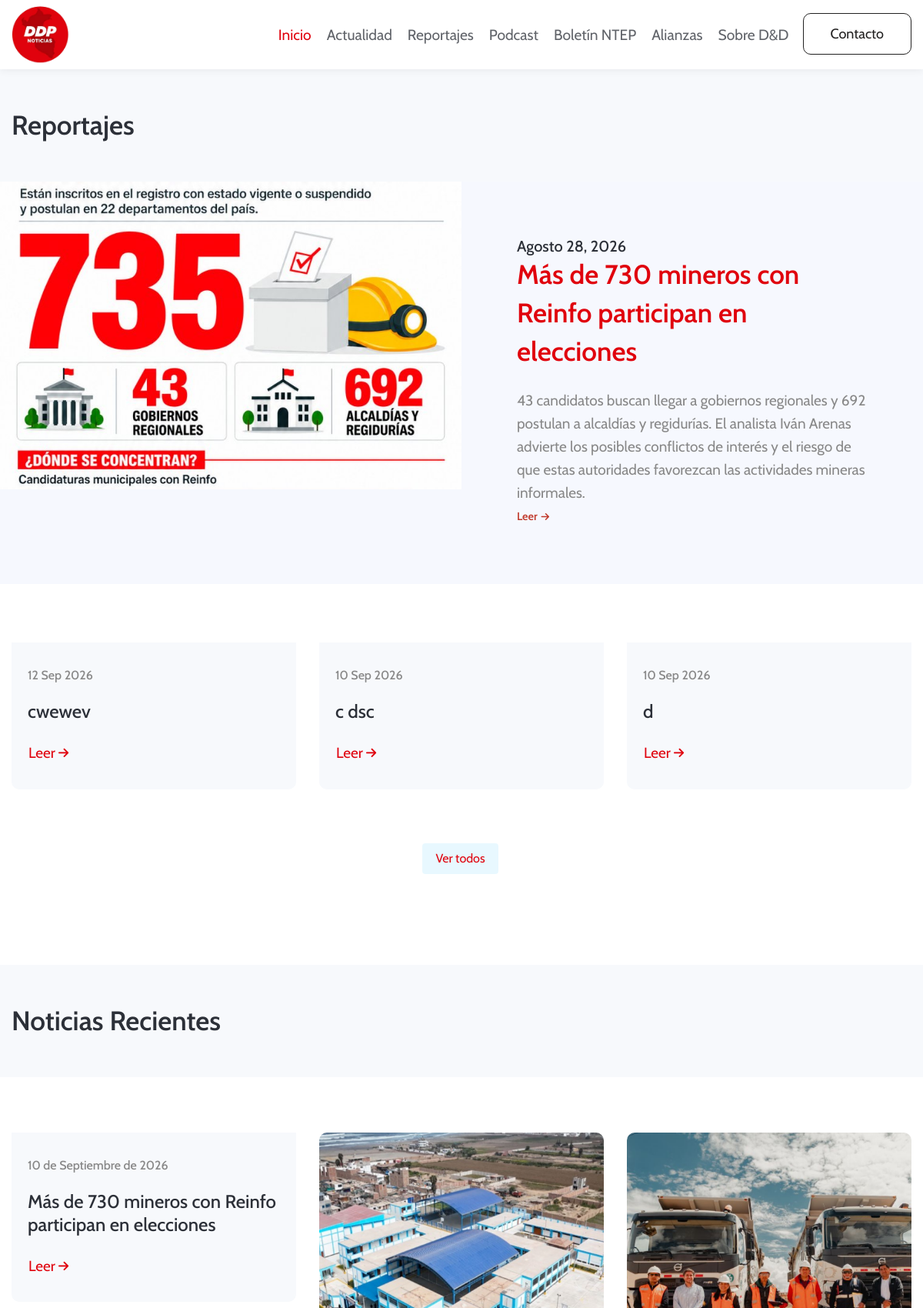
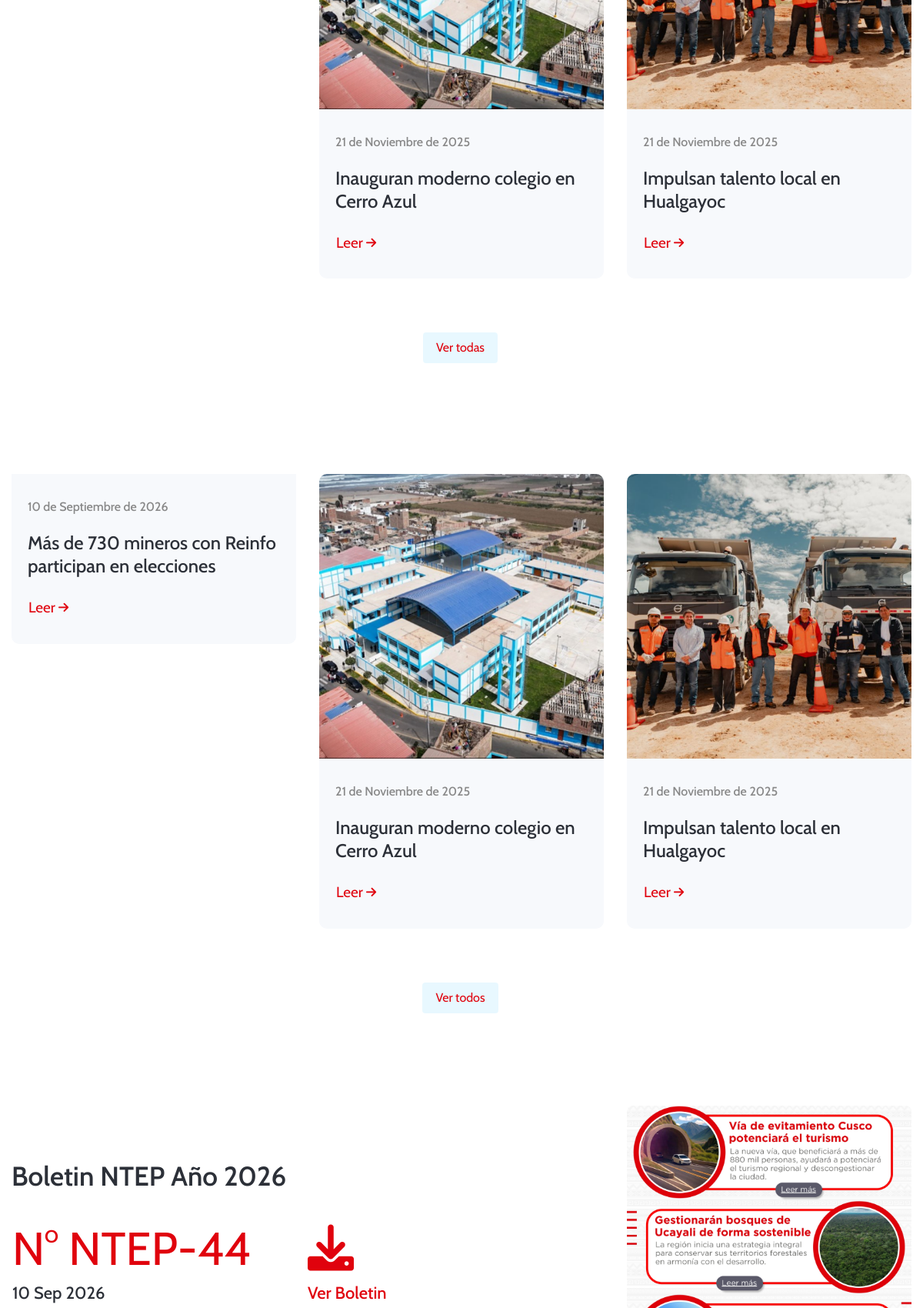
The page / (upper part) on the database its author committed (2 pictures, top to bottom).
### tables this page shows
CREATE TABLE `reportajes` (
  `id` int(10) UNSIGNED NOT NULL,
  `titulo` varchar(255) NOT NULL,
  `resumen_corto` varchar(500) DEFAULT NULL,
  `desarrollo` longtext NOT NULL,
  `foto_principal` varchar(255) DEFAULT NULL,
  `pdf_adjunto` varchar(255) DEFAULT NULL,
  `fecha_publicacion` date NOT NULL,
  `es_destacado` tinyint(1) NOT NULL DEFAULT 0,
  `estado` enum('publicado','borrador') DEFAULT 'publicado',
  `autor_id` int(10) UNSIGNED NOT NULL,
  `usuario_id` int(10) UNSIGNED NOT NULL,
  `created_at` datetime NOT NULL DEFAULT current_timestamp(),
  `updated_at` datetime NOT NULL DEFAULT current_timestamp() ON UPDATE current_timestamp()
);

CREATE TABLE `noticias` (
  `id` int(10) UNSIGNED NOT NULL,
  `titulo` varchar(255) NOT NULL,
  `foto` varchar(255) DEFAULT NULL,
  `link_externo` varchar(500) DEFAULT NULL,
  `fecha_publicacion` date NOT NULL,
  `usuario_id` int(10) UNSIGNED NOT NULL,
  `estado` varchar(20) DEFAULT 'publicado'
);

CREATE TABLE `boletines` (
  `id` int(10) UNSIGNED NOT NULL,
  `numero_boletin` varchar(50) NOT NULL,
  `resumen` longtext DEFAULT NULL,
  `foto_portada` varchar(255) DEFAULT NULL,
  `archivo_pdf` varchar(255) NOT NULL,
  `fecha_publicacion` date NOT NULL,
  `usuario_id` int(10) UNSIGNED NOT NULL,
  `estado` varchar(20) DEFAULT 'publicado'
);

### config/conexion.php (called while the page is built, shortened)
<?php
function formatearFecha($fecha) {
    $meses = ['Enero', 'Febrero', 'Marzo', 'Abril', 'Mayo', 'Junio',
              'Julio', 'Agosto', 'Septiembre', 'Octubre', 'Noviembre', 'Diciembre'];
    $f = new DateTime($fecha);
    return $f->format('d') . ' de ' . $meses[$f->format('n')-1] . ' de ' . $f->format('Y');
}
function formatearFechaCorta($fecha) {
    $meses = ['Ene', 'Feb', 'Mar', 'Abr', 'May', 'Jun',
              'Jul', 'Ago', 'Sep', 'Oct', 'Nov', 'Dic'];
    $f = new DateTime($fecha);
    return $f->format('d') . ' ' . $meses[$f->format('n')-1] . ' ' . $f->format('Y');
}
function formatearFechaMes($fecha) {
    $meses = ['Enero', 'Febrero', 'Marzo', 'Abril', 'Mayo', 'Junio',
              'Julio', 'Agosto', 'Septiembre', 'Octubre', 'Noviembre', 'Diciembre'];
    $f = new DateTime($fecha);
    return $meses[$f->format('n')-1] . ' ' . $f->format('d') . ', ' . $f->format('Y');
}
?>

### index.php (the view, shortened to what this page needs)
<?php
require_once 'config/conexion.php';
function obtenerDatos($pdo, $sql) {
    try {
        $stmt = $pdo->query($sql);
        return $stmt->fetchAll();
    } catch(PDOException $e) {
        return [];
    }
}
function obtenerDato($pdo, $sql) {
    try {
        $stmt = $pdo->query($sql);
        return $stmt->fetch();
    } catch(PDOException $e) {
        return null;
    }
}
function imagenExiste($ruta) {
    $ruta = ltrim($ruta, '/');
    $rutaCompleta = $_SERVER['DOCUMENT_ROOT'] . '/dialogoydesarrollo/' . $ruta;
    return file_exists($rutaCompleta);
}
function urlImagen($ruta) {
    $ruta = ltrim($ruta, '/');
    return '/dialogoydesarrollo/' . $ruta;
}
function urlPdf($ruta) {
    $ruta = ltrim($ruta, '/');
    return '/dialogoydesarrollo/' . $ruta;
}
$ultimosReportajes = obtenerDatos($pdo, "SELECT r.*, CONCAT(a.nombres, ' ', a.ap_paterno) as autor
                                        FROM reportajes r
                                        LEFT JOIN autores a ON r.autor_id = a.id
                                        WHERE r.estado = 'publicado'
                                        ORDER BY r.fecha_publicacion DESC LIMIT 3");
$destacado = obtenerDato($pdo, "SELECT r.*, CONCAT(a.nombres, ' ', a.ap_paterno) as autor
                              FROM reportajes r
                              LEFT JOIN autores a ON r.autor_id = a.id
                              WHERE r.es_destacado = 1 AND r.estado = 'publicado'
                              ORDER BY r.fecha_publicacion DESC LIMIT 1");
$noticias = obtenerDatos($pdo, "SELECT * FROM noticias WHERE estado = 'publicado' ORDER BY fecha_publicacion DESC LIMIT 3");
$boletin = obtenerDato($pdo, "SELECT * FROM boletines ORDER BY fecha_publicacion DESC LIMIT 1");
?>
<!DOCTYPE html>
<html lang="es">
<head>
    <link rel="stylesheet" href="https://cdnjs.cloudflare.com/ajax/libs/font-awesome/6.0.0/css/all.min.css">
    <link rel="stylesheet" href="assets/css/style-starter.css">
</head>
<body>
    <header id="site-header" class="fixed-top">
        <div class="container">
            <nav class="navbar navbar-expand-lg stroke">
                <a class="navbar-brand" href="index.php">
                    <img src="assets/images/logo.png" alt="DDP Noticias" style="height:75px;" />
                </a>
                <div class="collapse navbar-collapse" id="navbarTogglerDemo02">
                    <ul class="navbar-nav ml-auto">
                        <li class="nav-item active"><a class="nav-link" href="index.php">Inicio</a></li>
                        <li class="nav-item"><a class="nav-link" href="#actualidad">Actualidad</a></li>
                        <li class="nav-item"><a class="nav-link" href="reportajes.php">Reportajes</a></li>
                        <li class="nav-item"><a class="nav-link" href="podcast.php">Podcast</a></li>
                        <li class="nav-item"><a class="nav-link" href="boletines.php">Boletín NTEP</a></li>
                        <li class="nav-item"><a class="nav-link" href="alianzas.php">Alianzas</a></li>
                        <li class="nav-item"><a class="nav-link" href="sobre-nosotros.php">Sobre D&D</a></li>
                        <li class="ml-2"><a href="contacto.php" class="btn btn-style btn-outline-secondary">Contacto</a></li>
                    </ul>
                </div>
            </nav>
        </div>
    </header>
    <section class="breadcrumb-area py-sm-5 py-4">
        <div class="container">
            <div class="row">
                <div class="col-md-12">
                    <div class="breadcrumb-contents">
                        <h2 class="title-big">Reportajes</h2>
                    </div>
                </div>
            </div>
        </div>
    </section>
    <?php if ($destacado): ?>
    <section class="w3l-video w3l-homeblock3" id="video">
        <div class="container-fluid">
            <div class="video-grids-info row">
                <div class="video-gd-right col-lg-6 p-0">
                    <div class="position-relative">
                        <?php if (!empty($destacado['foto_principal']) && imagenExiste($destacado['foto_principal'])): ?>
                        <img src="<?php echo htmlspecialchars(urlImagen($destacado['foto_principal'])); ?>" alt="" class="img-fluid">
                        <?php endif; ?>
                    </div>
                </div>
                <div class="video-gd-left col-lg-6 p-lg-5 p-4 align-self">
                    <div class="p-xl-4 p-0 video-wrap">
                        <h5><?php echo formatearFechaMes($destacado['fecha_publicacion']); ?></h5>
                        <h3 class="title-big text-left mb-4">
                            <a href="reportaje_detalle.php?id=<?php echo $destacado['id']; ?>">
                                <?php echo htmlspecialchars($destacado['titulo'] ?? ''); ?>
                            </a>
                        </h3>
                        <p><?php echo htmlspecialchars($destacado['resumen_corto'] ?? ''); ?></p>
                        <a href="reportaje_detalle.php?id=<?php echo $destacado['id']; ?>" class="btn-leer">
                            Leer <i class="fas fa-arrow-right"></i>
                        </a>
                    </div>
                </div>
            </div>
        </div>
    </section>
    <?php endif; ?>
    <div class="grids-block-5 py-1">
        <section class="py-lg-4 py-md-3">
            <div class="container">
                <div class="row">
                    <?php foreach ($ultimosReportajes as $reportaje): ?>
                    <div class="col-lg-4 col-md-6 grids5-info mt-5">
                        <div class="blog-info">
                            <h5><?php echo formatearFechaCorta($reportaje['fecha_publicacion']); ?></h5>
                            <h4><a href="reportaje_detalle.php?id=<?php echo $reportaje['id']; ?>" class="d-block">
                                <?php echo htmlspecialchars($reportaje['titulo'] ?? 'Sin título'); ?>
                            </a></h4>
                            <a href="reportaje_detalle.php?id=<?php echo $reportaje['id']; ?>" class="btn mt-4 p-0">
                                Leer <span class="fa fa-arrow-right"></span>
                            </a>
                        </div>
                    </div>
                    <?php endforeach; ?>
                </div>
                <div class="pagination">
                    <ul>
                        <li><a href="reportajes.php">Ver todos</a></li>
                    </ul>
                </div>
            </div>
        </section>
    </div>
    <section class="breadcrumb-area py-sm-5 py-1">
        <div class="container">
            <div class="row">
                <div class="col-md-12">
                    <div class="breadcrumb-contents">
                        <h2 class="title-big">Noticias Recientes</h2>
                    </div>
                </div>
            </div>
        </div>
    </section>
    <div class="grids-block-5 py-5">
        <section class="py-lg-4 py-md-3">
            <div class="container">
                <div class="row">
                    <?php if (count($noticias) > 0): ?>
                        <?php foreach ($noticias as $noticia): ?>
                        <div class="col-lg-4 col-md-6 grids5-info mt-lg-0 mt-5">
                            <?php if (!empty($noticia['foto']) && imagenExiste($noticia['foto'])): ?>
                            <a target="_blank" href="<?php echo htmlspecialchars($noticia['link_externo']); ?>" class="d-block">
                                <img src="<?php echo htmlspecialchars(urlImagen($noticia['foto'])); ?>" alt="" class="img-fluid" />
                            </a>
                            <?php endif; ?>
                            <div class="blog-info">
                                <h5><?php echo formatearFecha($noticia['fecha_publicacion']); ?></h5>
                                <h4><a target="_blank" href="<?php echo htmlspecialchars($noticia['link_externo']); ?>" class="d-block">
                                    <?php echo htmlspecialchars($noticia['titulo']); ?>
                                </a></h4>
                                <a target="_blank" href="<?php echo htmlspecialchars($noticia['link_externo']); ?>" class="btn mt-4 p-0">
                                    Leer <span class="fa fa-arrow-right"></span>
                                </a>
                            </div>
                        </div>
                        <?php endforeach; ?>
                    <?php else: ?>
                        <div class="col-12 text-center py-5">
                            <p style="color:#7f8c8d;font-size:1.1rem;">No hay noticias publicadas.</p>
                        </div>
                    <?php endif; ?>
                </div>
                <div class="pagination">
    <ul>
        <li>
            <a target="_blank" href="https://www.facebook.com/DialogoyDesarrolloPeru">
                Ver todas
            </a>
        </li>
    </ul>
</div>
            </div>
        </section>
    </div>
    <div class="grids-block-5 py-5">
        <section class="py-lg-4 py-md-3">
            <div class="container">
                <div class="row">
                    <?php foreach ($noticias as $noticia): ?>
                    <div class="col-lg-4 col-md-6 grids5-info mt-lg-0 mt-5">
                        <?php if (!empty($noticia['foto']) && imagenExiste($noticia['foto'])): ?>
                        <a target="_blank" href="<?php echo htmlspecialchars($noticia['link_externo']); ?>" class="d-block">
                            <img src="<?php echo htmlspecialchars(urlImagen($noticia['foto'])); ?>" alt="" class="img-fluid" />
                        </a>
                        <?php endif; ?>
                        <div class="blog-info">
                            <h5><?php echo formatearFecha($noticia['fecha_publicacion']); ?></h5>
                            <h4><a target="_blank" href="<?php echo htmlspecialchars($noticia['link_externo']); ?>" class="d-block">
                                <?php echo htmlspecialchars($noticia['titulo']); ?>
                            </a></h4>
                            <a target="_blank" href="<?php echo htmlspecialchars($noticia['link_externo']); ?>" class="btn mt-4 p-0">
                                Leer <span class="fa fa-arrow-right"></span>
                            </a>
                        </div>
                    </div>
                    <?php endforeach; ?>
                </div>
                <div class="pagination">
                    <ul>
                        <li><a target="_blank" href="https://www.facebook.com/DialogoyDesarrolloPeru">Ver todos</a></li>
                    </ul>
                </div>
            </div>
        </section>
    </div>
    <section class="w3l-homeblock5 py-0">
        <div class="container py-lg-5 py-4">
            <div class="row">
                <div class="col-lg-8 align-self">
                    <h3 class="title-big mb-4">Boletin NTEP Año <?php echo date('Y'); ?></h3>
                    <div class="row mt-sm-4 mt-2 px-3">
                        <div class="col-6 p-0">
                            <span>N° <?php echo htmlspecialchars($boletin['numero_boletin'] ?? '45'); ?></span>
                            <h4><?php echo $boletin ? formatearFechaCorta($boletin['fecha_publicacion']) : '28 agosto'; ?></h4>
                        </div>
                        <div class="col-6 p-0">
                            <?php if ($boletin && !empty($boletin['archivo_pdf'])): ?>
                            <span><a target="_blank" href="<?php echo htmlspecialchars(urlPdf($boletin['archivo_pdf'])); ?>" class="facebook"><span class="fa fa-download"></span></a></span>
                            <?php endif; ?>
                            <h4><a href="boletines.php">Ver Boletin</a></h4>
                        </div>
                        <center><a href="boletines.php" class="btn btn-style btn-primary mt-md-5 mt-4">Ver todos</a></center>
                    </div>
                </div>
                <div class="col-lg-4 mt-lg-0 mt-4">
                    <?php if ($boletin && !empty($boletin['foto_portada']) && imagenExiste($boletin['foto_portada'])): ?>
                    <a target="_blank" href="<?php echo htmlspecialchars(urlPdf($boletin['archivo_pdf'])); ?>" class="d-block">
                        <img src="<?php echo htmlspecialchars(urlImagen($boletin['foto_portada'])); ?>" class="img-fluid radius-image boletin-imagen" alt="Boletín NTEP">
                    </a>
                    <?php endif; ?>
                </div>
            </div>
        </div>
    </section>
</body>
</html>

### index.php (style rules this page uses)
.btn-leer { display: inline-flex; align-items: center; gap: 0.3rem; color: #c0392b; font-weight: 600; padding: 0.3rem 0; font-size: 0.9rem; background: transparent; border: none; text-decoration: none; cursor: pointer; transition: all 0.3s; }
.btn-leer i { font-size: 0.75rem; transition: transform 0.3s; }
.boletin-imagen { width: 100%; border-radius: 8px; object-fit: cover; }

### rows shown on the page
reportajes: foto_principal (picture), fecha_publicacion "Agosto 28, 2026", titulo "Más de 730 mineros con Reinfo participan en elecciones", resumen_corto "43 candidatos buscan llegar a gobiernos regionales y 692 postulan a alcaldías y regidurías. El analista Iván Arenas advierte los posibles conflictos de interés y el riesgo de que estas autoridades favorezcan las actividades mineras informales."
reportajes: fecha_publicacion "12 Sep 2026", titulo "cwewev"
reportajes: fecha_publicacion "10 Sep 2026", titulo "c dsc"
reportajes: fecha_publicacion "10 Sep 2026", titulo "d"
noticias: fecha_publicacion "10 de Septiembre de 2026", titulo "Más de 730 mineros con Reinfo participan en elecciones"
noticias: foto (picture), fecha_publicacion "21 de Noviembre de 2025", titulo "Inauguran moderno colegio en Cerro Azul"
noticias: foto (picture), fecha_publicacion "21 de Noviembre de 2025", titulo "Impulsan talento local en Hualgayoc"
boletines: numero_boletin "NTEP-44", fecha_publicacion "10 Sep 2026", foto_portada (picture)
